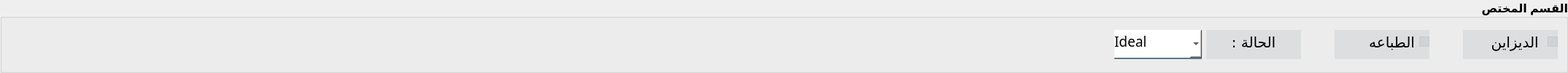
        <widget class="QGroupBox" name="groupBox_11">
         <property name="minimumSize">
          <size>
           <width>0</width>
           <height>100</height>
          </size>
         </property>
         <property name="font">
          <font>
           <pointsize>12</pointsize>
           <weight>75</weight>
           <bold>true</bold>
          </font>
         </property>
         <property name="title">
          <string>القسم المختص</string>
         </property>
         <property name="alignment">
          <set>Qt::AlignRight|Qt::AlignTrailing|Qt::AlignVCenter</set>
         </property>
         <layout class="QGridLayout" name="gridLayout_14">
          <item row="0" column="0">
           <spacer name="horizontalSpacer_29">
            <property name="orientation">
             <enum>Qt::Horizontal</enum>
            </property>
            <property name="sizeHint" stdset="0">
             <size>
              <width>1514</width>
              <height>20</height>
             </size>
            </property>
           </spacer>
          </item>
          <item row="0" column="1">
           <widget class="QComboBox" name="cellophane_comboBox_2">
            <property name="minimumSize">
             <size>
              <width>120</width>
              <height>40</height>
             </size>
            </property>
            <property name="maximumSize">
             <size>
              <width>70</width>
              <height>16777215</height>
             </size>
            </property>
            <property name="font">
             <font>
              <family>Acumin Pro</family>
              <pointsize>14</pointsize>
              <weight>50</weight>
              <italic>false</italic>
              <bold>false</bold>
             </font>
            </property>
            <property name="layoutDirection">
             <enum>Qt::LeftToRight</enum>
            </property>
            <property name="styleSheet">
             <string notr="true">background-color:rgba(255, 255, 255);
border:none;
border-bottom:2px solid rgba(46, 82, 101, 200);
font: 14pt &quot;Acumin Pro&quot;;
padding-bottom:7px;
</string>
            </property>
            <item>
             <property name="text">
              <string>Ideal</string>
             </property>
            </item>
            <item>
             <property name="text">
              <string>In Progress</string>
             </property>
            </item>
            <item>
             <property name="text">
              <string>Finished</string>
             </property>
            </item>
           </widget>
          </item>
          <item row="0" column="2">
           <widget class="QLabel" name="label_35">
            <property name="minimumSize">
             <size>
              <width>130</width>
              <height>40</height>
             </size>
            </property>
            <property name="font">
             <font>
              <family>Acumin Pro</family>
              <pointsize>15</pointsize>
              <weight>50</weight>
              <italic>false</italic>
              <bold>false</bold>
             </font>
            </property>
            <property name="styleSheet">
             <string notr="true">background-color:rgba(48, 62, 84, 20);

border:none;
font: 15pt &quot;Acumin Pro&quot;;
padding-bottom:7px;</string>
            </property>
            <property name="text">
             <string>الحالة :</string>
            </property>
            <property name="alignment">
             <set>Qt::AlignCenter</set>
            </property>
           </widget>
          </item>
          <item row="0" column="3">
           <spacer name="horizontalSpacer_33">
            <property name="orientation">
             <enum>Qt::Horizontal</enum>
            </property>
            <property name="sizeType">
             <enum>QSizePolicy::Fixed</enum>
            </property>
            <property name="sizeHint" stdset="0">
             <size>
              <width>40</width>
              <height>20</height>
             </size>
            </property>
           </spacer>
          </item>
          <item row="0" column="4">
           <widget class="QCheckBox" name="printing_checkBox">
            <property name="minimumSize">
             <size>
              <width>130</width>
              <height>40</height>
             </size>
            </property>
            <property name="maximumSize">
             <size>
              <width>130</width>
              <height>16777215</height>
             </size>
            </property>
            <property name="font">
             <font>
              <family>Acumin Pro</family>
              <pointsize>15</pointsize>
              <weight>50</weight>
              <italic>false</italic>
              <bold>false</bold>
             </font>
            </property>
            <property name="layoutDirection">
             <enum>Qt::RightToLeft</enum>
            </property>
            <property name="styleSheet">
             <string notr="true">background-color:rgba(48, 62, 84, 20);

border:none;
font: 15pt &quot;Acumin Pro&quot;;
padding-bottom:7px;</string>
            </property>
            <property name="text">
             <string>الطباعه</string>
            </property>
           </widget>
          </item>
          <item row="0" column="5">
           <spacer name="horizontalSpacer_28">
            <property name="orientation">
             <enum>Qt::Horizontal</enum>
            </property>
            <property name="sizeType">
             <enum>QSizePolicy::Fixed</enum>
            </property>
            <property name="sizeHint" stdset="0">
             <size>
              <width>40</width>
              <height>20</height>
             </size>
            </property>
           </spacer>
          </item>
          <item row="0" column="6">
           <widget class="QCheckBox" name="design_checkBox">
            <property name="minimumSize">
             <size>
              <width>130</width>
              <height>40</height>
             </size>
            </property>
            <property name="maximumSize">
             <size>
              <width>130</width>
              <height>16777215</height>
             </size>
            </property>
            <property name="font">
             <font>
              <family>Acumin Pro</family>
              <pointsize>15</pointsize>
              <weight>50</weight>
              <italic>false</italic>
              <bold>false</bold>
             </font>
            </property>
            <property name="layoutDirection">
             <enum>Qt::RightToLeft</enum>
            </property>
            <property name="styleSheet">
             <string notr="true">background-color:rgba(48, 62, 84, 20);

border:none;
font: 15pt &quot;Acumin Pro&quot;;
padding-bottom:7px;</string>
            </property>
            <property name="text">
             <string>الديزاين </string>
            </property>
           </widget>
          </item>
         </layout>
        </widget>
